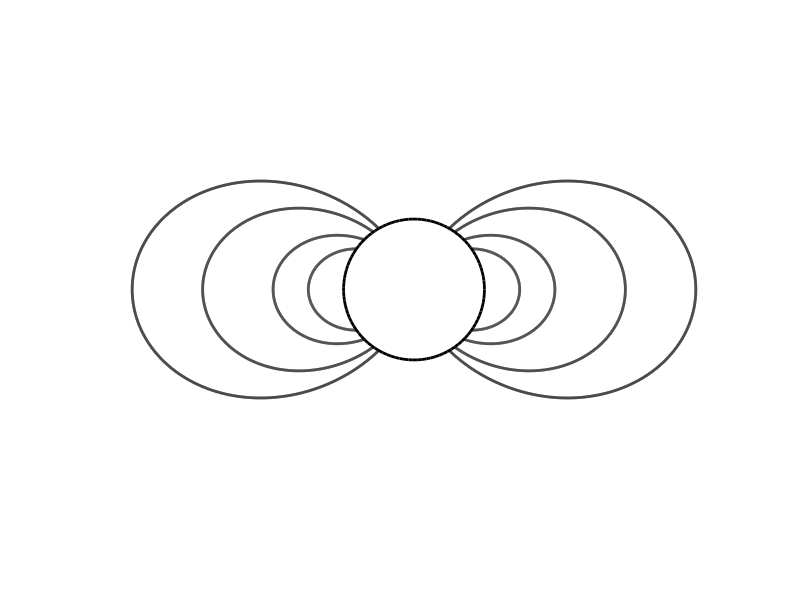

Here is the MATLAB script that generated this plot:
% function draw_earth_l_shells
% By Morris

close all;
clear

hold on

% %  Draw Earth's circle
% EarthCircle = [];
% for ii = 0:(2*pi/100):(2*pi);
%    EarthCircle = [EarthCircle; 0.95*sin(ii) 0.95*cos(ii)];
% end
% plot(EarthCircle(:,1),EarthCircle(:,2),'LineWidth',3,'Color',[1 1 1])

% %  Draw bullshit that kind of looks like an ionosphere
% for jj = 1.2:0.01:1.4
%    IonosphereCircle = [];
%    for ii = 0:(2*pi/100):(2*pi);
%        IonosphereCircle = [IonosphereCircle; jj*sin(ii) jj*cos(ii)];
%    end
%    plot(IonosphereCircle(:,1),IonosphereCircle(:,2),'LineWidth',4,'Color',[
% 1 1-(1.4-jj)/0.2 1-(1.4-jj)/0.2])
% end

%  Draw L-shell lines using Walt's equation of field line
for switchsides = [-1 1]
	for LShell = [1.5 2:4]
		LShellLine = [];
		EndTheta = acos(sqrt(1.0/LShell));
		for ii = -EndTheta:(2*pi/5000):EndTheta
			r = LShell*(cos(ii)^2) * switchsides;
			LShellLine = [LShellLine; r*cos(ii) r*sin(ii) ];
		end
		plot(LShellLine(:,1),LShellLine(:,2),'LineWidth',2,'Color',[0 0 0])
	end
end

% Plot the Earth
theta = linspace(0, 2*pi);
plot(cos(theta), sin(theta), 'linewidth', 2, 'color', 'k');

axis equal;
ax = axis;
axis(ax*1.1);
set(gca, 'visible', 'off');
set(gcf, 'color', 'w');
